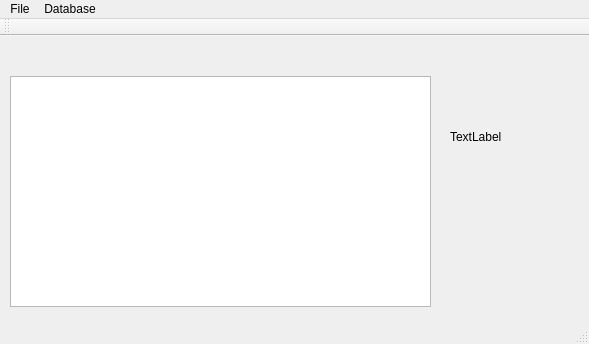
<?xml version="1.0" encoding="UTF-8"?>
<ui version="4.0">
 <class>MainWindow</class>
 <widget class="QMainWindow" name="MainWindow">
  <property name="geometry">
   <rect>
    <x>0</x>
    <y>0</y>
    <width>589</width>
    <height>344</height>
   </rect>
  </property>
  <property name="windowTitle">
   <string>MainWindow</string>
  </property>
  <widget class="QWidget" name="centralWidget">
   <widget class="QLabel" name="Image">
    <property name="geometry">
     <rect>
      <x>450</x>
      <y>0</y>
      <width>141</width>
      <height>201</height>
     </rect>
    </property>
    <property name="text">
     <string>TextLabel</string>
    </property>
   </widget>
   <widget class="QTableView" name="tableView">
    <property name="geometry">
     <rect>
      <x>10</x>
      <y>40</y>
      <width>421</width>
      <height>231</height>
     </rect>
    </property>
   </widget>
  </widget>
  <widget class="QMenuBar" name="menuBar">
   <property name="geometry">
    <rect>
     <x>0</x>
     <y>0</y>
     <width>589</width>
     <height>22</height>
    </rect>
   </property>
   <widget class="QMenu" name="menuFile">
    <property name="title">
     <string>File</string>
    </property>
    <addaction name="actionAdauga_Concurent"/>
    <addaction name="actionAdauga_Categorie"/>
    <addaction name="actionAdauga_Club"/>
    <addaction name="actionStergeConcurent"/>
    <addaction name="actionSterge_Categorie"/>
    <addaction name="actionSterge_Club_Sportiv"/>
   </widget>
   <widget class="QMenu" name="menuDatabase">
    <property name="title">
     <string>Database</string>
    </property>
    <addaction name="actionRefresh"/>
   </widget>
   <addaction name="menuFile"/>
   <addaction name="menuDatabase"/>
  </widget>
  <widget class="QToolBar" name="mainToolBar">
   <attribute name="toolBarArea">
    <enum>TopToolBarArea</enum>
   </attribute>
   <attribute name="toolBarBreak">
    <bool>false</bool>
   </attribute>
  </widget>
  <widget class="QStatusBar" name="statusBar"/>
  <action name="actionAdauga_Concurent">
   <property name="text">
    <string>Adauga Concurent</string>
   </property>
  </action>
  <action name="actionAdauga_Categorie">
   <property name="text">
    <string>Adauga Categorie</string>
   </property>
  </action>
  <action name="actionRefresh">
   <property name="text">
    <string>Refresh</string>
   </property>
  </action>
  <action name="actionAdauga_Club">
   <property name="text">
    <string>Adauga Club Sportiv</string>
   </property>
  </action>
  <action name="actionStergeConcurent">
   <property name="text">
    <string>Sterge Concurent</string>
   </property>
  </action>
  <action name="actionSterge_Categorie">
   <property name="text">
    <string>Sterge Categorie</string>
   </property>
  </action>
  <action name="actionSterge_Club_Sportiv">
   <property name="text">
    <string>Sterge Club Sportiv</string>
   </property>
  </action>
 </widget>
 <layoutdefault spacing="6" margin="11"/>
 <resources/>
 <connections/>
</ui>
